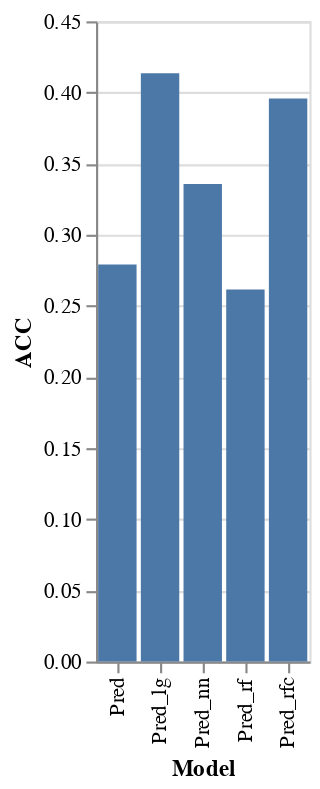

This figure's notebook cell:
### Markdown cell above
From the neural network model above, it seems that using a classification loss function offers about 33% accuracy. Though this seems low, the scatter plot above shows that even when the predicted value isn't precisely correct, the general trends of growth based on AMN (Alcohol, Marijuana, and Nicotine) from the scatter plot offer an accurate representation of their relationship with hard drug use. The linear and random forest regression seems to also start picking up on learning the patterns, and while the values aren't exactly right, it does predict and recognize the pattern that the increased usage of alcohol, cannabis, or nicotine starts to increase the usage of more serious hard drugs.

### Code cell
print(reg_results)
model_names = ["Pred", "Pred_rf", "Pred_lg", "Pred_nn", "Pred_rfc"]
accuracies = []
for mdl in model_names:
    acc = (reg_results[mdl] == reg_results["HRD"]).sum()/len(reg_results["HRD"])
    print(acc)
    accuracies.append(acc)
df_acc = pd.DataFrame({"Model": model_names, "ACC": accuracies})
alt.Chart(df_acc).mark_bar().encode(
    x="Model",
    y="ACC"
)

### Figure 1 — Vega-Lite specification as saved in the notebook (floating-point values rounded to 4 significant figures)
{"config": {"view": {"continuousWidth": 400, "continuousHeight": 300}}, "data": {"name": "data-a342927105021198c0401cf118f25d57"}, "mark": "bar", "encoding": {"x": {"field": "Model", "type": "nominal"}, "y": {"field": "ACC", "type": "quantitative"}}, "$schema": "https://vega.github.io/schema/vega-lite/v4.17.0.json", "datasets": {"data-a342927105021198c0401cf118f25d57": [{"Model": "Pred", "ACC": 0.2792}, {"Model": "Pred_rf", "ACC": 0.2615}, {"Model": "Pred_lg", "ACC": 0.4134}, {"Model": "Pred_nn", "ACC": 0.3357}, {"Model": "Pred_rfc", "ACC": 0.3958}]}}
